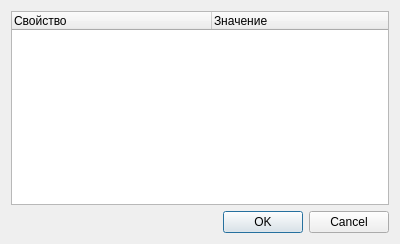
<?xml version="1.0" encoding="UTF-8"?>
<ui version="4.0">
 <class>TaskItemDialog</class>
 <widget class="QDialog" name="TaskItemDialog">
  <property name="geometry">
   <rect>
    <x>0</x>
    <y>0</y>
    <width>400</width>
    <height>244</height>
   </rect>
  </property>
  <property name="windowTitle">
   <string>Свойства</string>
  </property>
  <layout class="QVBoxLayout" name="verticalLayout">
   <item>
    <widget class="QTreeWidget" name="PropertiesList">
     <property name="styleSheet">
      <string notr="true">QTreeView
{
         alternate-background-color:rgb(225, 225, 225);
}

QTreeView:item:selected,
QTreeView:item:selected:active
{
         background-color:rgb(85, 170, 255);
}

QTreeView:item:hover
{
         background-color:transparent;
}

QTreeView::branch
{
         border-image: url(:/icons/empty.png);
}

QTreeView::branch:has-children:!has-siblings:closed,
QTreeView::branch:closed:has-children:has-siblings 
{
         border-image: none;
         image: url(:/icons/left.png);
}

QTreeView::branch:open:has-children:!has-siblings,
 QTreeView::branch:open:has-children:has-siblings 
{
         border-image: none;
         image: url(:/icons/leftdown.png);
}</string>
     </property>
     <property name="alternatingRowColors">
      <bool>true</bool>
     </property>
     <property name="rootIsDecorated">
      <bool>false</bool>
     </property>
     <attribute name="headerDefaultSectionSize">
      <number>200</number>
     </attribute>
     <column>
      <property name="text">
       <string>Свойство</string>
      </property>
     </column>
     <column>
      <property name="text">
       <string>Значение</string>
      </property>
     </column>
    </widget>
   </item>
   <item>
    <widget class="QDialogButtonBox" name="buttonBox">
     <property name="orientation">
      <enum>Qt::Horizontal</enum>
     </property>
     <property name="standardButtons">
      <set>QDialogButtonBox::Cancel|QDialogButtonBox::Ok</set>
     </property>
    </widget>
   </item>
  </layout>
 </widget>
 <resources/>
 <connections>
  <connection>
   <sender>buttonBox</sender>
   <signal>accepted()</signal>
   <receiver>TaskItemDialog</receiver>
   <slot>accept()</slot>
   <hints>
    <hint type="sourcelabel">
     <x>248</x>
     <y>254</y>
    </hint>
    <hint type="destinationlabel">
     <x>157</x>
     <y>274</y>
    </hint>
   </hints>
  </connection>
  <connection>
   <sender>buttonBox</sender>
   <signal>rejected()</signal>
   <receiver>TaskItemDialog</receiver>
   <slot>reject()</slot>
   <hints>
    <hint type="sourcelabel">
     <x>316</x>
     <y>260</y>
    </hint>
    <hint type="destinationlabel">
     <x>286</x>
     <y>274</y>
    </hint>
   </hints>
  </connection>
 </connections>
</ui>
